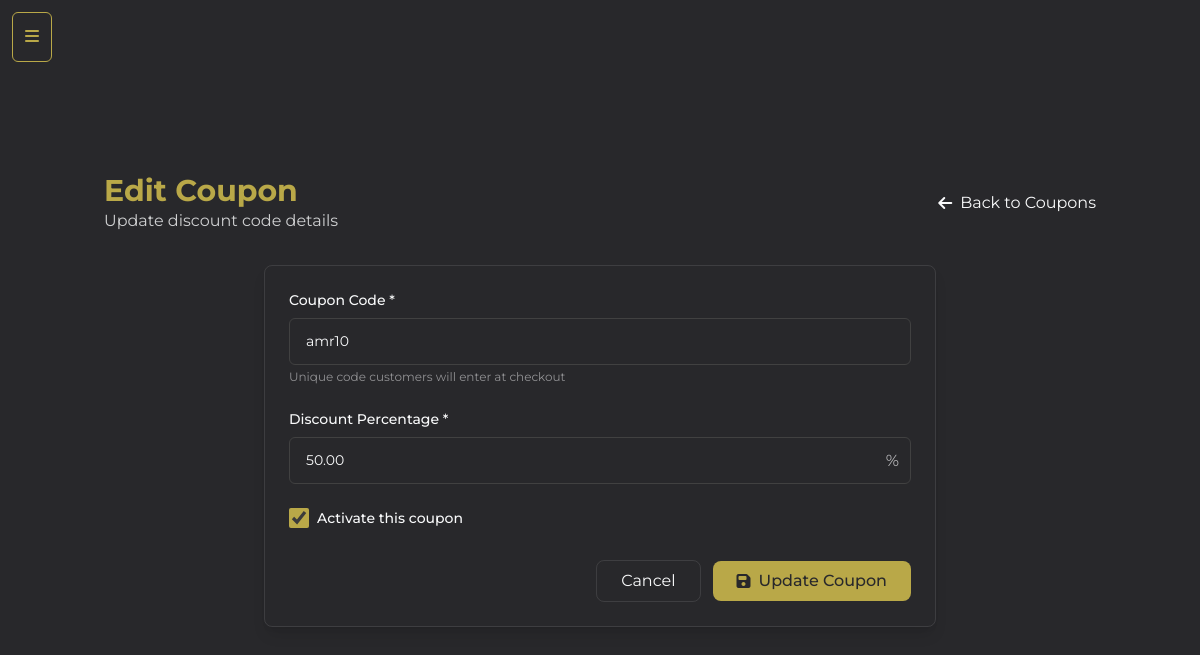
Page /useradmin/edit-coupon/3/ on the earlier database version.
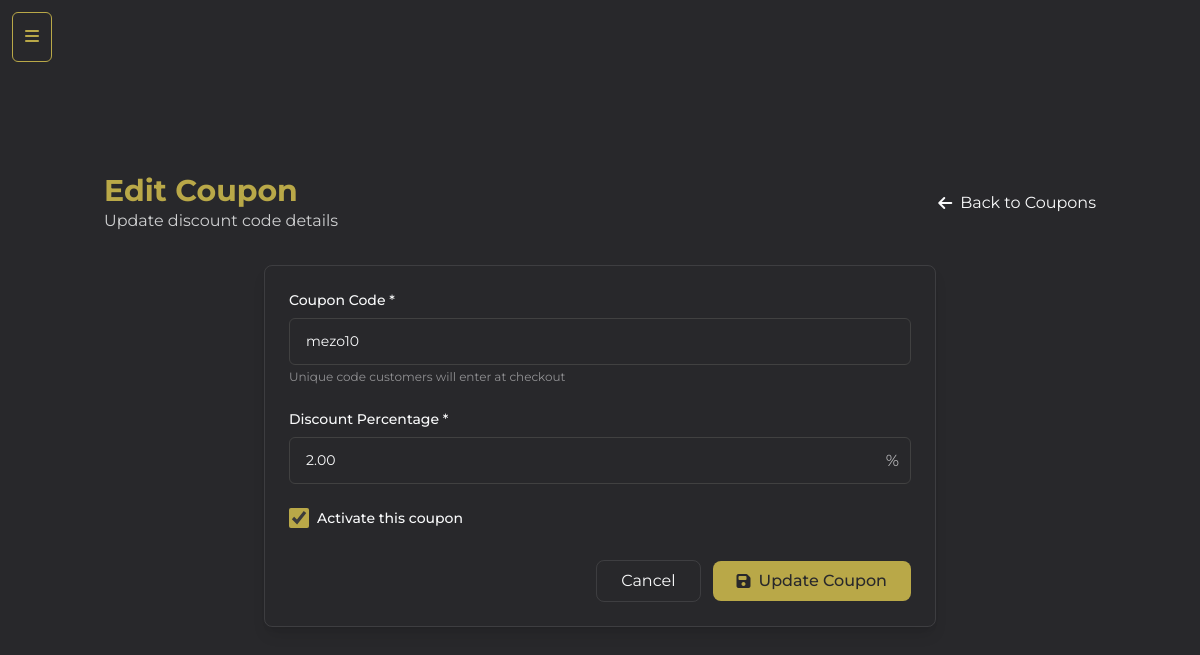
Same page on the later database version.
### core/models.py (models this page shows, shortened)
class Coupon(models.Model):
    code = models.CharField(max_length=20, unique=True)
    discount_percentage = models.DecimalField(max_digits=5, decimal_places=2, default=0.00)
    active = models.BooleanField(default=True)
    created_at = models.DateTimeField(auto_now_add=True)
    class Meta:
        verbose_name_plural='coupons'

### useradmin/views.py (the view)
# urls.py: path('edit-coupon/<id>/', views.edit_coupon_view, name='edit-coupon'),
def edit_coupon_view(request, id):
    coupon = Coupon.objects.get(id=id)
    if request.method == 'POST':
        form = AddCouponForm(request.POST, instance=coupon)
        if form.is_valid():
            form.save()
            messages.success(request, "Coupon updated successfully!")
            return redirect('useradmin:coupons')
        else:
            messages.error(request, "Error updating coupon. Please check the form.")
    else:
        form = AddCouponForm(instance=coupon)
    return render(request, 'useradmin/edit_coupon.html', {'form': form, 'coupon': coupon})

### useradmin/forms.py
class AddCouponForm(forms.ModelForm):
    class Meta:
        model = Coupon
        fields = ['code', 'discount_percentage', 'active']
        widgets = {
            'code': forms.TextInput(attrs={'class': 'form', 'placeholder': 'Enter coupon code'}),
            'discount_percentage': forms.NumberInput(attrs={'class': 'form', 'placeholder': 'Enter discount percentage'}),
            'active': forms.CheckboxInput(attrs={'class': 'form'})
        }

### core/context_processors.py (called while the page is built)
def price_range_context(request):
    min_max_price = Product.objects.aggregate(Min('price'), Max('price'))
    return {
        'min_max_price': min_max_price,
      }

def cart_data(request):
    cart_data = request.session.get('cart_data_obj', {})
    return {'cart_data': cart_data}

### templates/useradmin/edit_coupon.html (shortened to what this page needs)
{% extends "useradmin/base-sidebar.html" %}
{% load static %}
{% block content %}
<div class="container mx-auto px-4 py-6">
    <div class="flex justify-between items-center mb-8">
        <div>
            <h1 class="text-3xl font-bold text-gold">Edit Coupon</h1>
            <p class="text-light/80">Update discount code details</p>
        </div>
        <a href="{% url 'useradmin:coupons' %}" class="text-light hover:text-gold flex items-center gap-2">
            <i class="fas fa-arrow-left"></i>
            Back to Coupons
        </a>
    </div>
    <div class="bg-primary rounded-lg shadow-lg border border-white/10 p-6 max-w-2xl mx-auto">
        <form method="POST">
            <div class="space-y-6">
                <div>
                    <label class="block text-sm font-medium text-light mb-2">Coupon Code *</label>
                    {{ form.code }}
                    <p class="mt-1 text-xs text-light/50">Unique code customers will enter at checkout</p>
                </div>
                <div>
                    <label class="block text-sm font-medium text-light mb-2">Discount Percentage *</label>
                    <div class="relative">
                        {{ form.discount_percentage }}
                        <span class="absolute right-3 top-1/2 transform -translate-y-1/2 text-light/70">%</span>
                    </div>
                </div>
                <div class="flex items-center">
                    {{ form.active }}
                    <label class="ml-2 text-sm font-medium text-light">Activate this coupon</label>
                </div>
            </div>
            <div class="mt-8 flex justify-end gap-3">
                <a href="{% url 'useradmin:coupons' %}" class="px-6 py-2 rounded-lg border border-white/10 text-light hover:bg-white/5 transition">
                    Cancel
                </a>
                <button type="submit" class="px-6 py-2 rounded-lg bg-gold text-dark font-medium hover:bg-gold/90 transition flex items-center gap-2">
                    <i class="fas fa-save"></i>
                    Update Coupon
                </button>
            </div>
        </form>
    </div>
</div>
{% endblock %}

Differences in the rows shown:
changed Coupon: code "amr10" → "mezo10"; discount_percentage "50.00" → "2.00"
